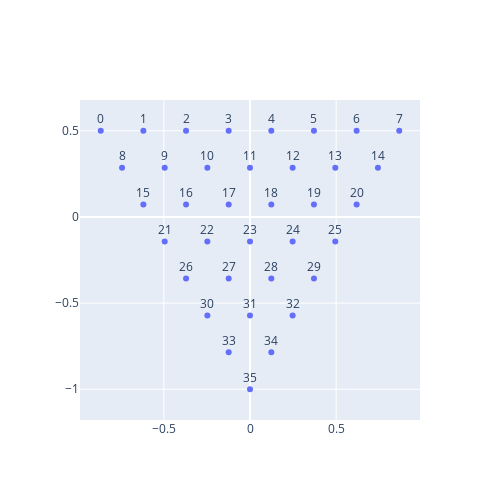
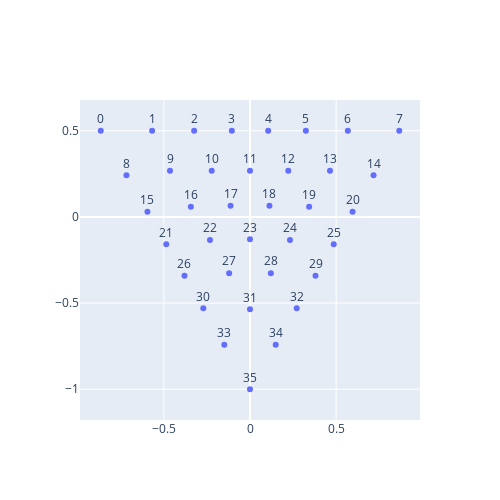

Notebook source saved alongside these figures, in order:
### Code cell
# Generate Points for triangle
triangle_coords = []
begin_points = list(zip(
    np.linspace(top_left_point[0], bottom_point[0], TRIANGLE_LENGTH + 1),
    np.linspace(top_left_point[1], bottom_point[1], TRIANGLE_LENGTH + 1))
)
end_points = list(zip(
    np.linspace(top_right_point[0], bottom_point[0], TRIANGLE_LENGTH + 1),
    np.linspace(top_right_point[1], bottom_point[1], TRIANGLE_LENGTH + 1))
)
for layer in range(TRIANGLE_LENGTH + 1):
    begin_point = begin_points[layer]
    end_point = end_points[layer]
    layer_points = list(zip(
        np.linspace(begin_point[0], end_point[0], TRIANGLE_LENGTH + 1 - layer),
        np.linspace(begin_point[1], end_point[1], TRIANGLE_LENGTH + 1 - layer))
    )
    triangle_coords += layer_points[::-1]

triangle_corner_points = [0, TRIANGLE_LENGTH, len(triangle_coords) - 1]

print(triangle_corner_points)

edge_key_1 = (triangle_corner_points[0], triangle_corner_points[1])
edge_key_2 = (triangle_corner_points[2], triangle_corner_points[0])
edge_key_3 = (triangle_corner_points[2], triangle_corner_points[1])

triangle_edge_points = {
    edge_key_1: [1],
    edge_key_2: [len(triangle_coords) - 3],
    edge_key_3: [len(triangle_coords) - 2]
}

for i in range(2, TRIANGLE_LENGTH):
    triangle_edge_points[edge_key_1].append(i)
    triangle_edge_points[edge_key_2].append(triangle_edge_points[edge_key_2][-1] - (i + 1))
    triangle_edge_points[edge_key_3].append(triangle_edge_points[edge_key_3][-1] - i)

print(triangle_edge_points)

show_2d_points(triangle_coords)

def equalize_triangle_points(coords, side_length):
    nu = (15*np.sqrt(3)/(4*np.pi)*(3*np.tan(np.pi/5)**2 - 1))**.5
    new_side_length = (9*np.tan(np.pi/5)**2 - 3)**.5
    ratio = new_side_length/side_length

    new_coords = coords.copy()

    # Shrink triangle to fit equal area shifting equation
    new_coords = [np.array([x*ratio, y*ratio]) for (x, y) in new_coords]

    for i in range(len(new_coords)):
        x, y = new_coords[i]

        if x == 0 and y == 0:
            new_coords[i] = np.array([x, y])
            continue
        
        # Get which section (out of the 6 60 deg sections) the point is on
        theta = np.arctan2(y, x)
        r = np.sqrt(x**2 + y**2)
        if theta < 0:
            theta = 2*np.pi+theta
        shifted = (theta + np.pi/6) % (2*np.pi)
        section = shifted//(np.pi/3)

        # Rotate sections onto section 0 and 1
        x = r*np.cos(theta - section//2*np.pi*2/3)
        y = r*np.sin(theta - section//2*np.pi*2/3)

        # Reflect sections onto section 1
        m = np.tan(np.pi/6)
        if section % 2 == 0:
            old_x = x
            old_y = y
            x = old_x*(1 - m**2)/(m**2 + 1) + old_y*(2*m)/(m**2 + 1)
            y = old_x*(2*m)/(m**2 + 1) + old_y*(m**2 - 1)/(m**2 + 1)
        
        # Perform equal area shifting on seciton one
        old_x = x
        old_y = y
        y = 0.5*np.sqrt(3*((1+np.sqrt(3)*np.tan((np.sqrt(3)*old_y**2)/(2*nu**2)))/(np.sqrt(3)-np.tan((np.sqrt(3)*old_y**2)/(2*nu**2))))**2 - 1)
        x = old_x*y*np.sqrt((1+y**2)/(old_y**2*(1+4*y**2)-old_x**2*y**2))

        # Undo reflection from section 1
        if section % 2 == 0:
            old_x = x
            old_y = y
            x = old_x*(1 - m**2)/(m**2 + 1) + old_y*(2*m)/(m**2 + 1)
            y = old_x*(2*m)/(m**2 + 1) + old_y*(m**2 - 1)/(m**2 + 1)

        # recalculate angle and radius
        theta = np.arctan2(y, x)
        r = np.sqrt(y**2 + x**2)
        if theta < 0:
            theta = 2*np.pi+theta

        # Undo rotation from sections 1 and 0
        x = r*np.cos(theta + section//2*np.pi*2/3)
        y = r*np.sin(theta + section//2*np.pi*2/3)

        new_coords[i] = np.array([x, y])

    # Return triangle to original size
    new_coords = [np.array([x/ratio, y/ratio]) for (x, y) in new_coords]
    
    return new_coords

new_coords = equalize_triangle_points(triangle_coords, abs(triangle_coords[0][0]*2))
show_2d_points(new_coords)

### Figure 1 — Plotly figure (JSON) as saved in the notebook; plotly's stock layout.template omitted (floating-point values rounded to 4 significant figures)
{"data": [{"hovertemplate": "x=%{x}<br>y=%{y}<br>text=%{text}<extra></extra>", "legendgroup": "", "marker": {"color": "#636efa", "symbol": "circle"}, "mode": "markers+text", "name": "", "orientation": "v", "showlegend": false, "text": [0, 1, 2, 3, 4, 5, 6, 7, 8, 9, 10, 11, 12, 13, 14, 15, 16, 17, 18, 19, 20, 21, 22, 23, 24, 25, 26, 27, 28, 29, 30, 31, 32, 33, 34, 35], "textposition": "top center", "type": "scatter", "x": [-0.866, -0.6186, -0.3712, -0.1237, 0.1237, 0.3712, 0.6186, 0.866, -0.7423, -0.4949, -0.2474, 0, 0.2474, 0.4949, 0.7423, -0.6186, -0.3712, -0.1237, 0.1237, 0.3712, 0.6186, -0.4949, -0.2474, 0, 0.2474, 0.4949, -0.3712, -0.1237, 0.1237, 0.3712, -0.2474, 0, 0.2474, -0.1237, 0.1237, 0], "xaxis": "x", "y": [0.5, 0.5, 0.5, 0.5, 0.5, 0.5, 0.5, 0.5, 0.2857, 0.2857, 0.2857, 0.2857, 0.2857, 0.2857, 0.2857, 0.07143, 0.07143, 0.07143, 0.07143, 0.07143, 0.07143, -0.1429, -0.1429, -0.1429, -0.1429, -0.1429, -0.3571, -0.3571, -0.3571, -0.3571, -0.5714, -0.5714, -0.5714, -0.7857, -0.7857, -1], "yaxis": "y"}], "layout": {"height": 500, "width": 500, "yaxis": {"scaleanchor": "x", "scaleratio": 1}}}

### Figure 2 — Plotly figure (JSON) as saved in the notebook; plotly's stock layout.template omitted (floating-point values rounded to 4 significant figures)
{"data": [{"hovertemplate": "x=%{x}<br>y=%{y}<br>text=%{text}<extra></extra>", "legendgroup": "", "marker": {"color": "#636efa", "symbol": "circle"}, "mode": "markers+text", "name": "", "orientation": "v", "showlegend": false, "text": [0, 1, 2, 3, 4, 5, 6, 7, 8, 9, 10, 11, 12, 13, 14, 15, 16, 17, 18, 19, 20, 21, 22, 23, 24, 25, 26, 27, 28, 29, 30, 31, 32, 33, 34, 35], "textposition": "top center", "type": "scatter", "x": [-0.866, -0.5678, -0.3241, -0.1055, 0.1055, 0.3241, 0.5678, 0.866, -0.7169, -0.4642, -0.2223, 8.205e-17, 0.2223, 0.4642, 0.7169, -0.595, -0.3432, -0.1128, 0.1128, 0.3432, 0.595, -0.4858, -0.2321, -2.393e-17, 0.2321, 0.4858, -0.3802, -0.121, 0.121, 0.3802, -0.271, -9.847e-17, 0.271, -0.1491, 0.1491, -1.837e-16], "xaxis": "x", "y": [0.5, 0.5, 0.5, 0.5, 0.5, 0.5, 0.5, 0.5, 0.2417, 0.268, 0.268, 0.268, 0.268, 0.268, 0.2417, 0.03064, 0.05848, 0.06515, 0.06515, 0.05848, 0.03064, -0.1586, -0.134, -0.1303, -0.134, -0.1586, -0.3414, -0.3265, -0.3265, -0.3414, -0.5306, -0.536, -0.5306, -0.7417, -0.7417, -1.0], "yaxis": "y"}], "layout": {"height": 500, "width": 500, "yaxis": {"scaleanchor": "x", "scaleratio": 1}}}
